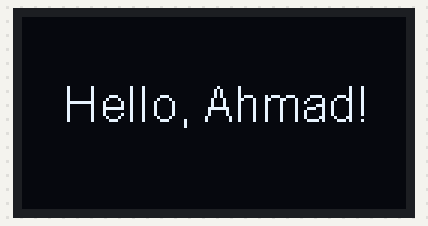
A sketch run on a simulated ESP8266 (NodeMCU). Shown: 128×64 one-colour display.

Above: at 0.1 s.

The sketch:

Text_center_OLED.ino
```cpp
// Text in center
#include <Wire.h>
#include <SSD1306Wire.h>  // Install "ESP8266 and ESP32 OLED driver for SSD1306 displays" by ThingPulse

#define SCREEN_WIDTH 128
#define SCREEN_HEIGHT 64

SSD1306Wire display(0x3C, D2, D1);  // SDA = D2, SCL = D1

void setup() {
  display.init();
  display.flipScreenVertically();  // Optional
  display.setContrast(255);

  display.clear();
  display.setFont(ArialMT_Plain_16);  // Choose font size
  display.setTextAlignment(TEXT_ALIGN_CENTER);
  display.drawString(SCREEN_WIDTH / 2, 20, "Hello, Ahmad!");
  display.display();
}

void loop() {
  // Nothing here for now
}
```
